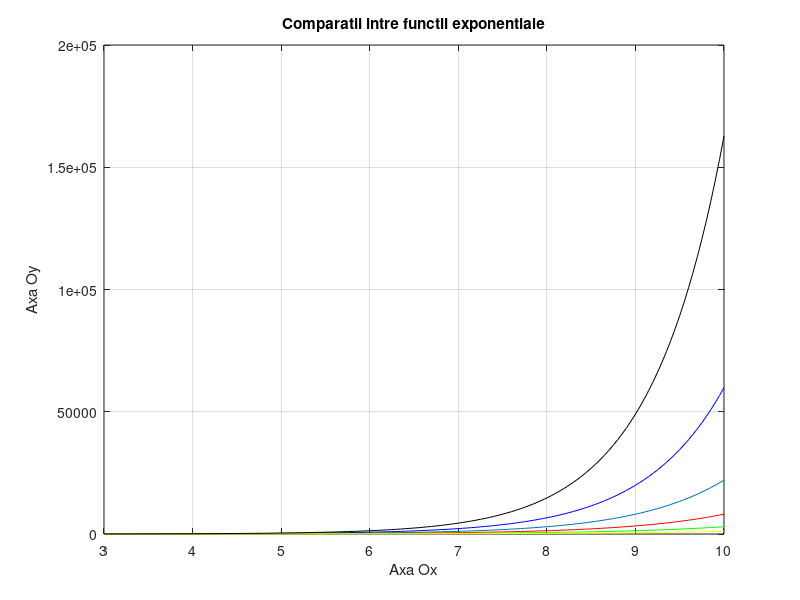

The MATLAB script that drew this image:
x=[3:.05:10];
plot(x,exp(x));
grid on
hold on
plot(x,exp(.9.*x),'r');
plot(x,exp(1.1.*x),'b');
plot(x,exp(.8.*x),'g');
plot(x,exp(.7.*x),'y');
plot(x,exp(1.2.*x),'k');
xlabel('Axa Ox');
ylabel('Axa Oy');
title('Comparatii intre functii exponentiale')